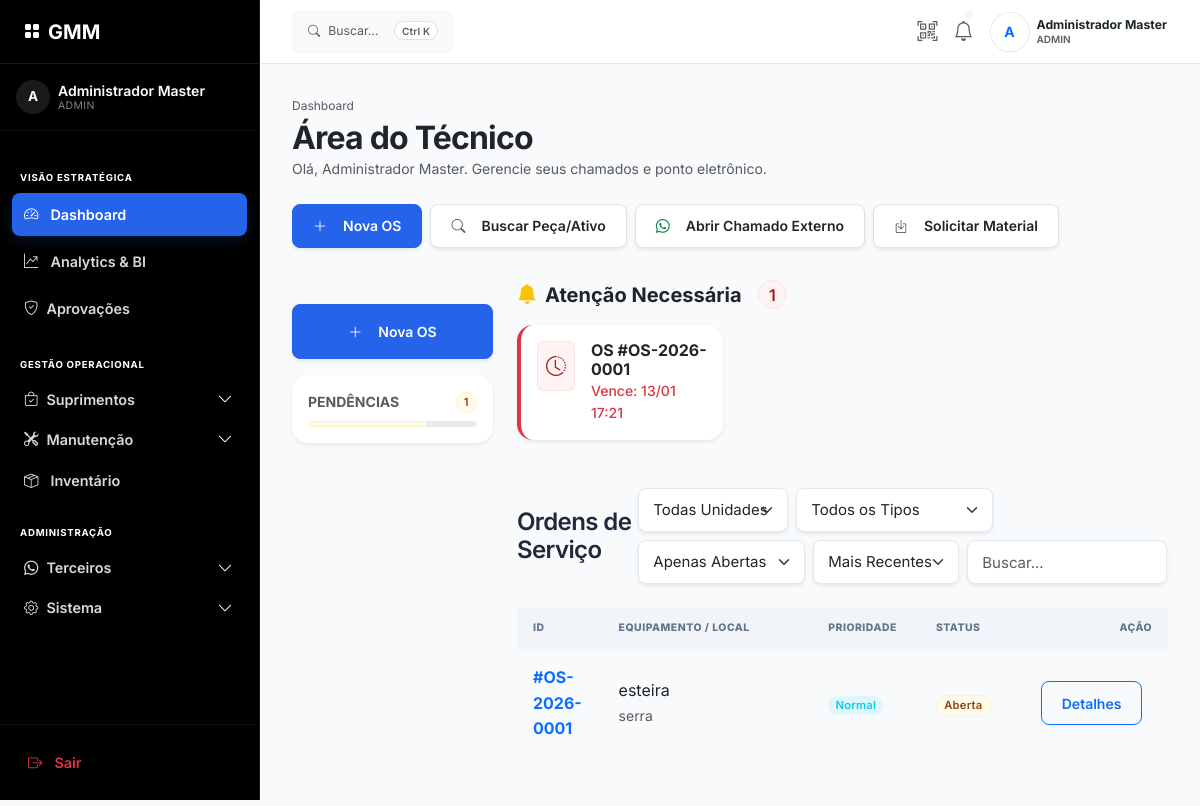
The page /dashboard/ (signed in) on the database as committed earlier.
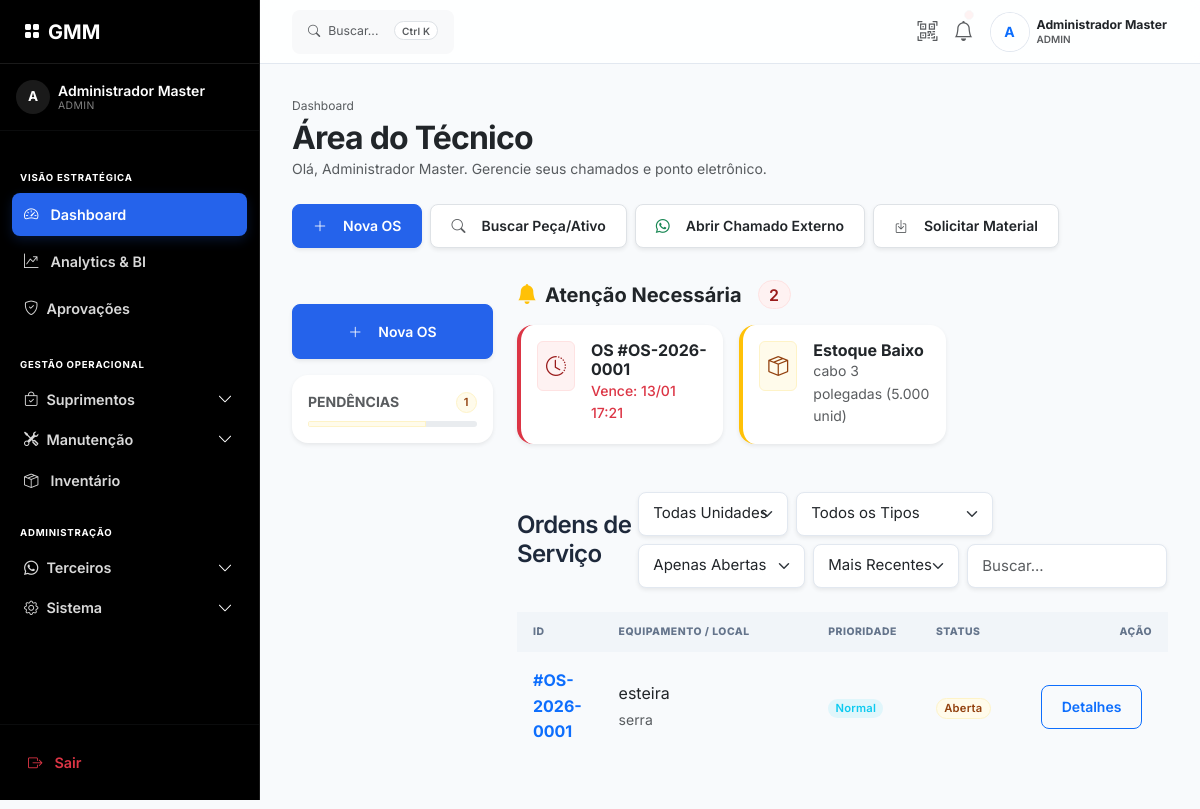
The same page on the database as committed later.
### app/models/estoque_models.py (models this page shows, shortened)
class OrdemServico(db.Model):
    __tablename__ = 'ordens_servico'
    id = db.Column(db.Integer, primary_key=True)
    numero_os = db.Column(db.String(20), unique=True, nullable=False)
    tecnico_id = db.Column(db.Integer, db.ForeignKey('usuarios.id'), nullable=False)
    unidade_id = db.Column(db.Integer, db.ForeignKey('unidades.id'), nullable=False)
    equipamento_id = db.Column(db.Integer, db.ForeignKey('equipamentos.id'), nullable=True)
    tipo_manutencao = db.Column(db.String(20), nullable=False)
    prioridade = db.Column(db.String(20), default='media')
    descricao_problema = db.Column(db.Text, nullable=False)
    descricao_solucao = db.Column(db.Text, nullable=True)
    status = db.Column(db.String(20), default='aberta')
    prazo_conclusao = db.Column(db.DateTime, nullable=False)
    fotos_antes = db.Column(db.JSON, nullable=True)
    fotos_depois = db.Column(db.JSON, nullable=True)
    data_abertura = db.Column(db.DateTime, default=datetime.utcnow)
    data_conclusao = db.Column(db.DateTime, nullable=True)
    origem_criacao = db.Column(db.String(20), default='web') # web, whatsapp_bot
    feedback_rating = db.Column(db.Integer, nullable=True) # 1-5
    feedback_comentario = db.Column(db.Text, nullable=True)
    tecnico = db.relationship('Usuario', backref='ordens_servico')
    unidade = db.relationship('Unidade', backref='ordens_servico')
    equipamento_rel = db.relationship('Equipamento', backref='ordens')
    movimentacoes = db.relationship('MovimentacaoEstoque', backref='os', lazy=True)
    anexos_list = db.relationship('AnexosOS', backref='os', lazy=True, cascade="all, delete-orphan")

class Equipamento(db.Model):
    __tablename__ = 'equipamentos'
    id = db.Column(db.Integer, primary_key=True)
    nome = db.Column(db.String(150), nullable=False)
    categoria = db.Column(db.String(50), nullable=False)
    unidade_id = db.Column(db.Integer, db.ForeignKey('unidades.id'), nullable=False)
    ativo = db.Column(db.Boolean, default=True)
    created_at = db.Column(db.DateTime, default=datetime.utcnow)
    numero_serie = db.Column(db.String(100), nullable=True)
    qrcode_externo = db.Column(db.Text, nullable=True, unique=True)
    unidade = db.relationship('Unidade', backref='lista_equipamentos')

class Estoque(db.Model):
    __tablename__ = 'estoque'
    id = db.Column(db.Integer, primary_key=True)
    codigo = db.Column(db.String(20), unique=True, nullable=False)
    nome = db.Column(db.String(150), nullable=False)
    categoria_id = db.Column(db.Integer, db.ForeignKey('categorias_estoque.id'))
    unidade_medida = db.Column(db.String(5), nullable=False)
    quantidade_atual = db.Column(db.Numeric(10, 3), nullable=False, default=0)
    quantidade_minima = db.Column(db.Numeric(10, 3), nullable=False, default=5)
    valor_unitario = db.Column(db.Numeric(10, 2), nullable=True)
    localizacao = db.Column(db.String(100), nullable=True)
    unidade_id = db.Column(db.Integer, db.ForeignKey('unidades.id'), nullable=True)
    updated_at = db.Column(db.DateTime, default=datetime.utcnow, onupdate=datetime.utcnow)
    categoria = db.relationship('CategoriaEstoque', backref='itens')
    unidade = db.relationship('Unidade', backref='estoque_itens')

### app/models/models.py (models this page shows)
class Unidade(db.Model):
    __tablename__ = 'unidades'
    id = db.Column(db.Integer, primary_key=True)
    nome = db.Column(db.String(100), unique=True, nullable=False)
    endereco = db.Column(db.String(255), nullable=True)
    razao_social = db.Column(db.String(150), nullable=True)
    cnpj = db.Column(db.String(20), nullable=True)
    telefone = db.Column(db.String(20), nullable=True)
    faixa_ip_permitida = db.Column(db.String(255), nullable=False)
    ssid_wifi = db.Column(db.String(50), nullable=True) # [Novo PRD 3.1.1]
    ativa = db.Column(db.Boolean, default=True)
    created_at = db.Column(db.DateTime, default=datetime.utcnow)
    registros = db.relationship('RegistroPonto', backref='unidade', lazy=True)

### app/routes/ponto.py (the view)
@bp.route('/')
@login_required
def index():
    unidades = Unidade.query.filter_by(ativa=True).all()
    registro_aberto = RegistroPonto.query.filter_by(
        usuario_id=current_user.id,
        data_hora_saida=None
    ).first()
    unidade_filtro = request.args.get('unidade_id', type=int)
    tipo_filtro = request.args.get('tipo')
    status_filtro = request.args.get('status', 'aberta')  # Padrão: apenas abertas
    if current_user.tipo == 'tecnico':
        query = OrdemServico.query.filter_by(tecnico_id=current_user.id)
    else:
        query = OrdemServico.query
    if unidade_filtro:
        query = query.filter_by(unidade_id=unidade_filtro)
    if tipo_filtro == 'preventiva':
        query = query.filter_by(tipo_manutencao='preventiva')
    elif tipo_filtro == 'corretiva':
        query = query.filter(OrdemServico.tipo_manutencao != 'preventiva')
    if status_filtro == 'aberta':
        query = query.filter_by(status='aberta')
    elif status_filtro == 'concluida':
        query = query.filter_by(status='concluida')
    if current_user.tipo == 'tecnico':
        minhas_os = query.order_by(OrdemServico.prioridade.desc()).all()
    else:
        minhas_os = query.order_by(OrdemServico.data_abertura.desc()).limit(20).all()
    alertas_os = []
    alertas_estoque = []
    if current_user.tipo != 'tecnico': # Remove filtro se quiser que todos vejam
        agora = datetime.utcnow()
        limite_critico = agora + timedelta(hours=24)
        alertas_os = OrdemServico.query.filter(
            OrdemServico.status == 'aberta',
            OrdemServico.prazo_conclusao != None,
            OrdemServico.prazo_conclusao <= limite_critico
        ).order_by(OrdemServico.prazo_conclusao).limit(5).all()
        alertas_estoque = Estoque.query.filter(
            Estoque.quantidade_atual <= Estoque.quantidade_minima
        ).limit(5).all()
    return render_template('dashboard.html',
                         unidades=unidades,
                         registro_aberto=registro_aberto,
                         minhas_os=minhas_os,
                         alertas_os=alertas_os,
                         alertas_estoque=alertas_estoque)

### app/templates/dashboard.html (shortened to what the changed rows need)
{% extends "base.html" %}
{% block content %}
<div class="mb-4">
    <div class="d-flex align-items-center justify-content-between">
        <div>
            <h2 class="mb-0 fw-bold text-dark">Área do Técnico</h2>
        </div>
    </div>
</div>
<div class="row g-4">
    <div class="col-lg-9">
        {% if alertas_os or alertas_estoque %}
        <div class="mb-5 fade-in">
            <h5 class="fw-bold mb-3 text-dark d-flex align-items-center gap-2">
                <i class="bi bi-bell-fill text-warning"></i>
                <span class="d-none d-md-inline">Atenção Necessária</span>
                <span class="badge bg-danger rounded-pill ms-auto ms-md-2 fs-6">
                    {{ (alertas_os|length) + (alertas_estoque|length) }}
                </span>
            </h5>
            <div class="row g-3">
                {% for a in alertas_os %}
                <div class="col-md-6 col-xl-4">
                    <div
                        class="card border-0 shadow-sm border-start border-4 border-danger h-100 position-relative hover-shadow transition-all">
                        <div class="card-body p-3 d-flex align-items-start gap-3">
                            <div class="bg-danger bg-opacity-10 text-danger rounded p-2">
                                <i class="bi bi-clock-history fs-5"></i>
                            </div>
                            <div>
                                <h6 class="fw-bold mb-0 text-dark">OS #{{ a.numero_os }}</h6>
                                <p class="text-danger small mb-0 fw-medium">
                                    Vence: {{ a.prazo_conclusao.strftime('%d/%m %H:%M') }}
                                </p>
                            </div>
                        </div>
                    </div>
                </div>
                {% endfor %}
                {% for e in alertas_estoque %}
                <div class="col-md-6 col-xl-4">
                    <div
                        class="card border-0 shadow-sm border-start border-4 border-warning h-100 position-relative hover-shadow transition-all">
                        <div class="card-body p-3 d-flex align-items-start gap-3">
                            <div class="bg-warning bg-opacity-10 text-warning rounded p-2">
                                <i class="bi bi-box-seam fs-5"></i>
                            </div>
                            <div>
                                <h6 class="fw-bold mb-0 text-dark">Estoque Baixo</h6>
                                <p class="text-muted small mb-0">
                                    {{ e.nome }} ({{ "{:g}".format(e.quantidade_atual) }} unid)
                                </p>
                            </div>
                        </div>
                    </div>
                </div>
                {% endfor %}
            </div>
        </div>
        {% endif %}
        <table class="table table-responsive-stack table-hover">
            <thead>
                <tr>
                    <th style="width: 10%;">ID</th>
                    <th style="width: 30%;">Equipamento / Local</th>
                    <th style="width: 15%;">Prioridade</th>
                    <th style="width: 15%;">Status</th>
                    <th style="width: 20%;" class="text-end">Ação</th>
                </tr>
            </thead>
            <tbody id="osTableBody">
                {% for os in minhas_os %}
                <tr class="os-row" data-numero="{{ os.numero_os }}"
                    data-prioridade="{% if os.prioridade == 'urgente' %}3{% elif os.prioridade == 'alta' %}2{% else %}1{% endif %}"
                    data-status="{% if os.status == 'aberta' %}1{% else %}2{% endif %}"
                    data-data="{{ os.data_abertura.isoformat() }}">
                    <td data-label="OS ID">
                        <span class="fw-bold text-primary">#{{ os.numero_os }}</span>
                    </td>
                    <td data-label="Equipamento">
                        <div class="fw-600">{{ os.equipamento_rel.nome if os.equipamento_rel else 'Geral' }}</div>
                        <small class="text-muted">{{ os.unidade.nome }}</small>
                    </td>
                    <td data-label="Prioridade">
                        {% if os.prioridade == 'urgente' %}
                        <span class="badge bg-danger bg-opacity-10 text-danger"><i class="bi bi-fire me-1"></i>
                            Urgente</span>
                        {% elif os.prioridade == 'alta' %}
                        <span class="badge bg-warning bg-opacity-10 text-warning">Alta</span>
                        {% else %}
                        <span class="badge bg-info bg-opacity-10 text-info">Normal</span>
                        {% endif %}
                    </td>
                    <td data-label="Status">
                        {% if os.status == 'aberta' %}
                        <span class="badge bg-warning text-dark">Aberta</span>
                        {% else %}
                        <span class="badge bg-success">Concluída</span>
                        {% endif %}
                    </td>
                    <td data-label="Ação">
                        <a href="{{ url_for('os.detalhes', id=os.id) }}"
                            class="btn btn-sm btn-outline-primary w-100-mobile">
                            Detalhes
                        </a>
                    </td>
                </tr>
                {% endfor %}
            </tbody>
        </table>
    </div>
</div>
{% endblock %}

Rows that differ between the two databases and show on the page:
now on this page (row edited): Estoque: nome "cabo 3 polegadas", quantidade_atual "5.000"
Other text that changed with them:
{{ (alertas_os|length) + (alertas_estoque|length) }}: "1" → "2"
